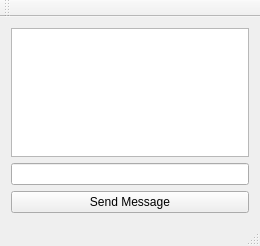
<?xml version="1.0" encoding="UTF-8"?>
<ui version="4.0">
 <class>MainWindow</class>
 <widget class="QMainWindow" name="MainWindow">
  <property name="geometry">
   <rect>
    <x>0</x>
    <y>0</y>
    <width>260</width>
    <height>246</height>
   </rect>
  </property>
  <property name="windowTitle">
   <string>QTCPClient</string>
  </property>
  <property name="styleSheet">
   <string notr="true"/>
  </property>
  <widget class="QWidget" name="centralWidget">
   <layout class="QGridLayout" name="gridLayout_2">
    <item row="0" column="0">
     <widget class="QTextBrowser" name="textBrowser_receivedMessages">
      <property name="styleSheet">
       <string notr="true"/>
      </property>
     </widget>
    </item>
    <item row="1" column="0">
     <layout class="QGridLayout" name="gridLayout">
      <item row="0" column="0" colspan="2">
       <widget class="QLineEdit" name="lineEdit_message">
        <property name="sizePolicy">
         <sizepolicy hsizetype="Expanding" vsizetype="Fixed">
          <horstretch>0</horstretch>
          <verstretch>0</verstretch>
         </sizepolicy>
        </property>
        <property name="styleSheet">
         <string notr="true"/>
        </property>
       </widget>
      </item>
      <item row="1" column="0" colspan="2">
       <widget class="QPushButton" name="pushButton_sendMessage">
        <property name="styleSheet">
         <string notr="true"/>
        </property>
        <property name="text">
         <string>Send Message</string>
        </property>
       </widget>
      </item>
     </layout>
    </item>
   </layout>
  </widget>
  <widget class="QMenuBar" name="menuBar">
   <property name="geometry">
    <rect>
     <x>0</x>
     <y>0</y>
     <width>260</width>
     <height>24</height>
    </rect>
   </property>
  </widget>
  <widget class="QToolBar" name="mainToolBar">
   <attribute name="toolBarArea">
    <enum>TopToolBarArea</enum>
   </attribute>
   <attribute name="toolBarBreak">
    <bool>false</bool>
   </attribute>
  </widget>
  <widget class="QStatusBar" name="statusBar"/>
 </widget>
 <layoutdefault spacing="6" margin="11"/>
 <resources/>
 <connections/>
</ui>
